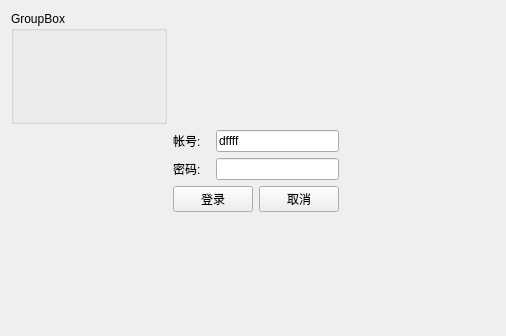
<?xml version="1.0" encoding="UTF-8"?>
<ui version="4.0">
 <class>Widget</class>
 <widget class="QWidget" name="Widget">
  <property name="geometry">
   <rect>
    <x>0</x>
    <y>0</y>
    <width>506</width>
    <height>336</height>
   </rect>
  </property>
  <property name="windowTitle">
   <string>Widget</string>
  </property>
  <layout class="QGridLayout" name="gridLayout_2">
   <item row="0" column="1">
    <spacer name="verticalSpacer">
     <property name="orientation">
      <enum>Qt::Vertical</enum>
     </property>
     <property name="sizeHint" stdset="0">
      <size>
       <width>20</width>
       <height>101</height>
      </size>
     </property>
    </spacer>
   </item>
   <item row="1" column="0">
    <spacer name="horizontalSpacer">
     <property name="orientation">
      <enum>Qt::Horizontal</enum>
     </property>
     <property name="sizeHint" stdset="0">
      <size>
       <width>141</width>
       <height>20</height>
      </size>
     </property>
    </spacer>
   </item>
   <item row="1" column="1">
    <layout class="QGridLayout" name="gridLayout">
     <item row="0" column="0">
      <widget class="QLabel" name="lbl_name">
       <property name="text">
        <string>帐号:</string>
       </property>
      </widget>
     </item>
     <item row="0" column="1" colspan="2">
      <widget class="QLineEdit" name="ledit_name">
       <property name="text">
        <string>dffff</string>
       </property>
      </widget>
     </item>
     <item row="1" column="0">
      <widget class="QLabel" name="lbl_psswd">
       <property name="text">
        <string>密码:</string>
       </property>
      </widget>
     </item>
     <item row="1" column="1" colspan="2">
      <widget class="QLineEdit" name="ledit_passwd">
       <property name="text">
        <string/>
       </property>
       <property name="echoMode">
        <enum>QLineEdit::Password</enum>
       </property>
      </widget>
     </item>
     <item row="2" column="0" colspan="2">
      <widget class="QPushButton" name="btn_login">
       <property name="text">
        <string>登录</string>
       </property>
      </widget>
     </item>
     <item row="2" column="2">
      <widget class="QPushButton" name="btn_cancel">
       <property name="text">
        <string>取消</string>
       </property>
      </widget>
     </item>
    </layout>
   </item>
   <item row="1" column="2">
    <spacer name="horizontalSpacer_2">
     <property name="orientation">
      <enum>Qt::Horizontal</enum>
     </property>
     <property name="sizeHint" stdset="0">
      <size>
       <width>141</width>
       <height>20</height>
      </size>
     </property>
    </spacer>
   </item>
   <item row="2" column="1">
    <spacer name="verticalSpacer_2">
     <property name="orientation">
      <enum>Qt::Vertical</enum>
     </property>
     <property name="sizeHint" stdset="0">
      <size>
       <width>20</width>
       <height>100</height>
      </size>
     </property>
    </spacer>
   </item>
   <item row="0" column="0">
    <widget class="QGroupBox" name="groupBox">
     <property name="title">
      <string>GroupBox</string>
     </property>
    </widget>
   </item>
  </layout>
 </widget>
 <layoutdefault spacing="6" margin="11"/>
 <tabstops>
  <tabstop>ledit_name</tabstop>
  <tabstop>ledit_passwd</tabstop>
  <tabstop>btn_login</tabstop>
  <tabstop>btn_cancel</tabstop>
 </tabstops>
 <resources/>
 <connections>
  <connection>
   <sender>btn_cancel</sender>
   <signal>clicked()</signal>
   <receiver>ledit_name</receiver>
   <slot>clear()</slot>
   <hints>
    <hint type="sourcelabel">
     <x>307</x>
     <y>181</y>
    </hint>
    <hint type="destinationlabel">
     <x>266</x>
     <y>83</y>
    </hint>
   </hints>
  </connection>
  <connection>
   <sender>btn_cancel</sender>
   <signal>clicked()</signal>
   <receiver>ledit_passwd</receiver>
   <slot>clear()</slot>
   <hints>
    <hint type="sourcelabel">
     <x>331</x>
     <y>193</y>
    </hint>
    <hint type="destinationlabel">
     <x>327</x>
     <y>130</y>
    </hint>
   </hints>
  </connection>
 </connections>
</ui>
